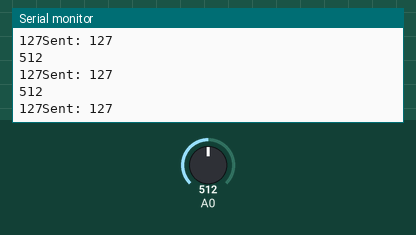
Recording of a sketch running on a simulated Arduino Uno, built with avr-gcc and run on an emulated ATmega328P. Shown: the last lines printed to the serial monitor. Inputs (shaded band) come from the test bench; at power-on: A0 = 512.

Above: at 1.2 s.
1.3 s: A0 set to 716
At 2.52 s:
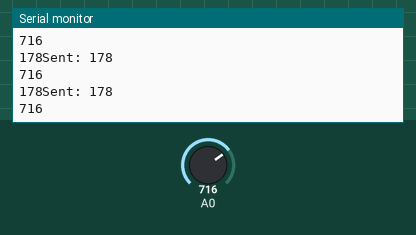
2.8 s: A0 set to 900
At 2.83 s:
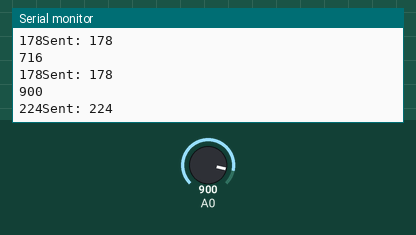
Timing chart, 0 to 5.8 s (numbered marks = the images above; inputs shaded):
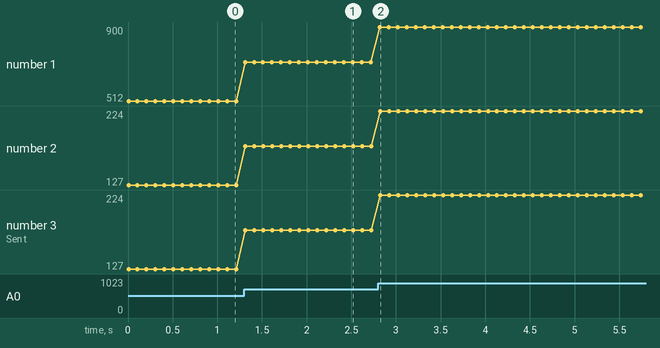

Measured:
- after the input at 1.3 s, the serial monitor: prints a new line at once (image 1)
- after the input at 2.8 s, the serial monitor: prints a new line at once (image 2)
- plotted number 1: 512 → 716 after the input at 1.3 s, 716 → 900 after the input at 2.8 s
- plotted number 2: 127 → 178 after the input at 1.3 s, 178 → 224 after the input at 2.8 s
- plotted number 3: 127 → 178 after the input at 1.3 s, 178 → 224 after the input at 2.8 s

The sketch:

Master.ino
```cpp
void setup() {
  Serial.begin(38400); // Use Serial for debugging
  Serial.println("Master Bluetooth is ready.");
}

void loop() {
  int rawValue = analogRead(A0);
  Serial.println(rawValue);
  int ModifiedValue = map(rawValue, 0, 1023, 0, 255);

  Serial.print(ModifiedValue); // Send the value as a string
  Serial.print("Sent: ");
  Serial.println(ModifiedValue);

  delay(100); // Wait a bit before sending the next value
}
```
